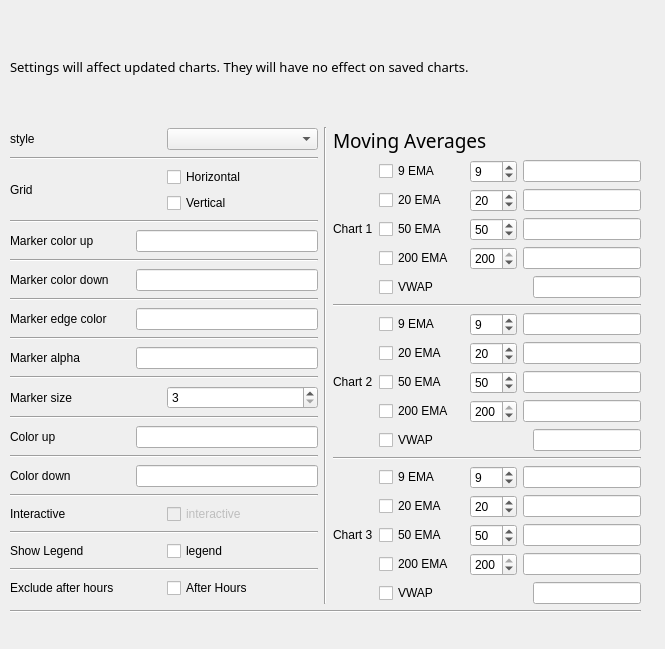
<?xml version="1.0" encoding="UTF-8"?>
<ui version="4.0">
 <class>Form</class>
 <widget class="QWidget" name="Form">
  <property name="geometry">
   <rect>
    <x>0</x>
    <y>0</y>
    <width>665</width>
    <height>649</height>
   </rect>
  </property>
  <property name="windowTitle">
   <string>Chart Configuration</string>
  </property>
  <property name="windowIcon">
   <iconset>
    <normaloff>../images/ZSLogo.png</normaloff>../images/ZSLogo.png</iconset>
  </property>
  <widget class="Line" name="line_15">
   <property name="geometry">
    <rect>
     <x>40</x>
     <y>1190</y>
     <width>265</width>
     <height>16</height>
    </rect>
   </property>
   <property name="orientation">
    <enum>Qt::Horizontal</enum>
   </property>
  </widget>
  <widget class="QWidget" name="layoutWidget">
   <property name="geometry">
    <rect>
     <x>10</x>
     <y>12</y>
     <width>631</width>
     <height>601</height>
    </rect>
   </property>
   <layout class="QVBoxLayout" name="verticalLayout_10">
    <item>
     <layout class="QVBoxLayout" name="verticalLayout_8">
      <item>
       <widget class="QLabel" name="label_13">
        <property name="sizePolicy">
         <sizepolicy hsizetype="Preferred" vsizetype="Minimum">
          <horstretch>0</horstretch>
          <verstretch>0</verstretch>
         </sizepolicy>
        </property>
        <property name="font">
         <font>
          <family>Arial Rounded MT Bold</family>
          <pointsize>10</pointsize>
         </font>
        </property>
        <property name="text">
         <string>Settings will affect updated charts. They will have no effect on saved charts.</string>
        </property>
       </widget>
      </item>
     </layout>
    </item>
    <item>
     <layout class="QHBoxLayout" name="horizontalLayout_32">
      <item>
       <layout class="QVBoxLayout" name="verticalLayout_7">
        <item>
         <layout class="QHBoxLayout" name="horizontalLayout_29">
          <item>
           <widget class="QLabel" name="label">
            <property name="text">
             <string>style</string>
            </property>
           </widget>
          </item>
          <item>
           <widget class="QComboBox" name="styleCb"/>
          </item>
         </layout>
        </item>
        <item>
         <widget class="Line" name="line_4">
          <property name="orientation">
           <enum>Qt::Horizontal</enum>
          </property>
         </widget>
        </item>
        <item>
         <layout class="QHBoxLayout" name="horizontalLayout_28">
          <item>
           <widget class="QLabel" name="label_8">
            <property name="text">
             <string>Grid</string>
            </property>
           </widget>
          </item>
          <item>
           <layout class="QVBoxLayout" name="verticalLayout_6">
            <item>
             <widget class="QCheckBox" name="gridhCb">
              <property name="text">
               <string>Horizontal</string>
              </property>
             </widget>
            </item>
            <item>
             <widget class="QCheckBox" name="gridvCb">
              <property name="text">
               <string>Vertical</string>
              </property>
             </widget>
            </item>
           </layout>
          </item>
         </layout>
        </item>
        <item>
         <widget class="Line" name="line_5">
          <property name="orientation">
           <enum>Qt::Horizontal</enum>
          </property>
         </widget>
        </item>
        <item>
         <layout class="QHBoxLayout" name="horizontalLayout_27">
          <item>
           <widget class="QLabel" name="label_2">
            <property name="sizePolicy">
             <sizepolicy hsizetype="Fixed" vsizetype="Preferred">
              <horstretch>0</horstretch>
              <verstretch>0</verstretch>
             </sizepolicy>
            </property>
            <property name="minimumSize">
             <size>
              <width>120</width>
              <height>0</height>
             </size>
            </property>
            <property name="maximumSize">
             <size>
              <width>120</width>
              <height>16777215</height>
             </size>
            </property>
            <property name="text">
             <string>Marker color up</string>
            </property>
           </widget>
          </item>
          <item>
           <widget class="QLineEdit" name="markerColorUp"/>
          </item>
         </layout>
        </item>
        <item>
         <widget class="Line" name="line_12">
          <property name="orientation">
           <enum>Qt::Horizontal</enum>
          </property>
         </widget>
        </item>
        <item>
         <layout class="QHBoxLayout" name="horizontalLayout_26">
          <item>
           <widget class="QLabel" name="label_14">
            <property name="sizePolicy">
             <sizepolicy hsizetype="Fixed" vsizetype="Preferred">
              <horstretch>0</horstretch>
              <verstretch>0</verstretch>
             </sizepolicy>
            </property>
            <property name="minimumSize">
             <size>
              <width>120</width>
              <height>0</height>
             </size>
            </property>
            <property name="maximumSize">
             <size>
              <width>120</width>
              <height>16777215</height>
             </size>
            </property>
            <property name="text">
             <string>Marker color down</string>
            </property>
           </widget>
          </item>
          <item>
           <widget class="QLineEdit" name="markerColorDown"/>
          </item>
         </layout>
        </item>
        <item>
         <widget class="Line" name="line_6">
          <property name="orientation">
           <enum>Qt::Horizontal</enum>
          </property>
         </widget>
        </item>
        <item>
         <layout class="QHBoxLayout" name="horizontalLayout_25">
          <item>
           <widget class="QLabel" name="label_3">
            <property name="sizePolicy">
             <sizepolicy hsizetype="Fixed" vsizetype="Preferred">
              <horstretch>0</horstretch>
              <verstretch>0</verstretch>
             </sizepolicy>
            </property>
            <property name="minimumSize">
             <size>
              <width>120</width>
              <height>0</height>
             </size>
            </property>
            <property name="maximumSize">
             <size>
              <width>120</width>
              <height>16777215</height>
             </size>
            </property>
            <property name="text">
             <string>Marker edge color</string>
            </property>
           </widget>
          </item>
          <item>
           <widget class="QLineEdit" name="markerEdgeColor"/>
          </item>
         </layout>
        </item>
        <item>
         <widget class="Line" name="line_7">
          <property name="orientation">
           <enum>Qt::Horizontal</enum>
          </property>
         </widget>
        </item>
        <item>
         <layout class="QHBoxLayout" name="horizontalLayout_24">
          <item>
           <widget class="QLabel" name="label_4">
            <property name="sizePolicy">
             <sizepolicy hsizetype="Fixed" vsizetype="Preferred">
              <horstretch>0</horstretch>
              <verstretch>0</verstretch>
             </sizepolicy>
            </property>
            <property name="minimumSize">
             <size>
              <width>120</width>
              <height>0</height>
             </size>
            </property>
            <property name="maximumSize">
             <size>
              <width>120</width>
              <height>16777215</height>
             </size>
            </property>
            <property name="text">
             <string>Marker alpha</string>
            </property>
           </widget>
          </item>
          <item>
           <widget class="QLineEdit" name="markerAlpha">
            <property name="toolTip">
             <string>&lt;html&gt;&lt;head/&gt;&lt;body&gt;&lt;p&gt;Values between 0 and 1&lt;/p&gt;&lt;/body&gt;&lt;/html&gt;</string>
            </property>
           </widget>
          </item>
         </layout>
        </item>
        <item>
         <widget class="Line" name="line_13">
          <property name="orientation">
           <enum>Qt::Horizontal</enum>
          </property>
         </widget>
        </item>
        <item>
         <layout class="QHBoxLayout" name="horizontalLayout_23">
          <item>
           <widget class="QLabel" name="label_15">
            <property name="text">
             <string>Marker size</string>
            </property>
           </widget>
          </item>
          <item>
           <widget class="QSpinBox" name="markerSize">
            <property name="minimum">
             <number>3</number>
            </property>
            <property name="maximum">
             <number>200</number>
            </property>
           </widget>
          </item>
         </layout>
        </item>
        <item>
         <widget class="Line" name="line_8">
          <property name="orientation">
           <enum>Qt::Horizontal</enum>
          </property>
         </widget>
        </item>
        <item>
         <layout class="QHBoxLayout" name="horizontalLayout_22">
          <item>
           <widget class="QLabel" name="label_6">
            <property name="sizePolicy">
             <sizepolicy hsizetype="Fixed" vsizetype="Preferred">
              <horstretch>0</horstretch>
              <verstretch>0</verstretch>
             </sizepolicy>
            </property>
            <property name="minimumSize">
             <size>
              <width>120</width>
              <height>0</height>
             </size>
            </property>
            <property name="maximumSize">
             <size>
              <width>120</width>
              <height>16777215</height>
             </size>
            </property>
            <property name="text">
             <string>Color up</string>
            </property>
           </widget>
          </item>
          <item>
           <widget class="QLineEdit" name="colorUp"/>
          </item>
         </layout>
        </item>
        <item>
         <widget class="Line" name="line_9">
          <property name="orientation">
           <enum>Qt::Horizontal</enum>
          </property>
         </widget>
        </item>
        <item>
         <layout class="QHBoxLayout" name="horizontalLayout_21">
          <item>
           <widget class="QLabel" name="label_7">
            <property name="sizePolicy">
             <sizepolicy hsizetype="Fixed" vsizetype="Preferred">
              <horstretch>0</horstretch>
              <verstretch>0</verstretch>
             </sizepolicy>
            </property>
            <property name="minimumSize">
             <size>
              <width>120</width>
              <height>0</height>
             </size>
            </property>
            <property name="maximumSize">
             <size>
              <width>120</width>
              <height>16777215</height>
             </size>
            </property>
            <property name="text">
             <string>Color down</string>
            </property>
           </widget>
          </item>
          <item>
           <widget class="QLineEdit" name="colorDown"/>
          </item>
         </layout>
        </item>
        <item>
         <widget class="Line" name="line_10">
          <property name="orientation">
           <enum>Qt::Horizontal</enum>
          </property>
         </widget>
        </item>
        <item>
         <layout class="QHBoxLayout" name="horizontalLayout_20">
          <item>
           <widget class="QLabel" name="label_9">
            <property name="toolTip">
             <string>&lt;html&gt;&lt;head/&gt;&lt;body&gt;&lt;p&gt;&lt;span style=&quot; font-size:10pt; color:#ff0000;&quot;&gt;Disabled, currently the matplotlib back end to qt (QtAgg) freezes the app when its run interactively. Leave it here till its fixed or the reason is known. (thread related?) &lt;/span&gt;&lt;/p&gt;&lt;/body&gt;&lt;/html&gt;</string>
            </property>
            <property name="text">
             <string>Interactive</string>
            </property>
           </widget>
          </item>
          <item>
           <widget class="QCheckBox" name="interactiveCb">
            <property name="enabled">
             <bool>false</bool>
            </property>
            <property name="text">
             <string>interactive</string>
            </property>
           </widget>
          </item>
         </layout>
        </item>
        <item>
         <widget class="Line" name="line_14">
          <property name="orientation">
           <enum>Qt::Horizontal</enum>
          </property>
         </widget>
        </item>
        <item>
         <layout class="QHBoxLayout" name="horizontalLayout_19">
          <item>
           <widget class="QLabel" name="label_17">
            <property name="toolTip">
             <string>&lt;html&gt;&lt;head/&gt;&lt;body&gt;&lt;p&gt;&lt;br/&gt;&lt;/p&gt;&lt;/body&gt;&lt;/html&gt;</string>
            </property>
            <property name="text">
             <string>Show Legend</string>
            </property>
           </widget>
          </item>
          <item>
           <widget class="QCheckBox" name="showLegendCb">
            <property name="toolTip">
             <string>&lt;html&gt;&lt;head/&gt;&lt;body&gt;&lt;p&gt;&lt;span style=&quot; font-size:10pt; color:#ff0000;&quot;&gt;Disabled, currently the qt back end to matplotlibis freezes the program when its run interactively.  Leave it here till its fixed or I figure out why&lt;/span&gt;&lt;/p&gt;&lt;/body&gt;&lt;/html&gt;</string>
            </property>
            <property name="text">
             <string>legend</string>
            </property>
           </widget>
          </item>
         </layout>
        </item>
        <item>
         <widget class="Line" name="line_16">
          <property name="orientation">
           <enum>Qt::Horizontal</enum>
          </property>
         </widget>
        </item>
        <item>
         <layout class="QHBoxLayout" name="horizontalLayout_31">
          <item>
           <widget class="QLabel" name="label_19">
            <property name="text">
             <string>Exclude after hours</string>
            </property>
           </widget>
          </item>
          <item>
           <widget class="QCheckBox" name="excluedAfterHoursCb">
            <property name="text">
             <string>After Hours</string>
            </property>
           </widget>
          </item>
         </layout>
        </item>
       </layout>
      </item>
      <item>
       <widget class="Line" name="line_3">
        <property name="orientation">
         <enum>Qt::Vertical</enum>
        </property>
       </widget>
      </item>
      <item>
       <layout class="QVBoxLayout" name="verticalLayout_9">
        <item>
         <layout class="QVBoxLayout" name="verticalLayout_4">
          <item>
           <widget class="QLabel" name="label_5">
            <property name="font">
             <font>
              <family>Arial Rounded MT Bold</family>
              <pointsize>14</pointsize>
             </font>
            </property>
            <property name="text">
             <string>Moving Averages</string>
            </property>
           </widget>
          </item>
         </layout>
        </item>
        <item>
         <layout class="QHBoxLayout" name="horizontalLayout_18">
          <item>
           <widget class="QLabel" name="label_10">
            <property name="text">
             <string>Chart 1</string>
            </property>
           </widget>
          </item>
          <item>
           <layout class="QVBoxLayout" name="verticalLayout_3">
            <item>
             <layout class="QHBoxLayout" name="horizontalLayout">
              <item>
               <widget class="QCheckBox" name="chart1MA1">
                <property name="sizePolicy">
                 <sizepolicy hsizetype="Fixed" vsizetype="Fixed">
                  <horstretch>0</horstretch>
                  <verstretch>0</verstretch>
                 </sizepolicy>
                </property>
                <property name="minimumSize">
                 <size>
                  <width>85</width>
                  <height>0</height>
                 </size>
                </property>
                <property name="maximumSize">
                 <size>
                  <width>85</width>
                  <height>16777215</height>
                 </size>
                </property>
                <property name="text">
                 <string>9 EMA</string>
                </property>
               </widget>
              </item>
              <item>
               <widget class="QSpinBox" name="chart1MA1Spin">
                <property name="minimum">
                 <number>5</number>
                </property>
                <property name="maximum">
                 <number>200</number>
                </property>
                <property name="value">
                 <number>9</number>
                </property>
               </widget>
              </item>
              <item>
               <widget class="QLineEdit" name="chart1MA1Color"/>
              </item>
             </layout>
            </item>
            <item>
             <layout class="QHBoxLayout" name="horizontalLayout_2">
              <item>
               <widget class="QCheckBox" name="chart1MA2">
                <property name="sizePolicy">
                 <sizepolicy hsizetype="Fixed" vsizetype="Fixed">
                  <horstretch>0</horstretch>
                  <verstretch>0</verstretch>
                 </sizepolicy>
                </property>
                <property name="minimumSize">
                 <size>
                  <width>85</width>
                  <height>0</height>
                 </size>
                </property>
                <property name="maximumSize">
                 <size>
                  <width>85</width>
                  <height>16777215</height>
                 </size>
                </property>
                <property name="text">
                 <string>20 EMA</string>
                </property>
               </widget>
              </item>
              <item>
               <widget class="QSpinBox" name="chart1MA2Spin">
                <property name="minimum">
                 <number>5</number>
                </property>
                <property name="maximum">
                 <number>200</number>
                </property>
                <property name="value">
                 <number>20</number>
                </property>
               </widget>
              </item>
              <item>
               <widget class="QLineEdit" name="chart1MA2Color"/>
              </item>
             </layout>
            </item>
            <item>
             <layout class="QHBoxLayout" name="horizontalLayout_3">
              <item>
               <widget class="QCheckBox" name="chart1MA3">
                <property name="sizePolicy">
                 <sizepolicy hsizetype="Fixed" vsizetype="Fixed">
                  <horstretch>0</horstretch>
                  <verstretch>0</verstretch>
                 </sizepolicy>
                </property>
                <property name="minimumSize">
                 <size>
                  <width>85</width>
                  <height>0</height>
                 </size>
                </property>
                <property name="maximumSize">
                 <size>
                  <width>85</width>
                  <height>16777215</height>
                 </size>
                </property>
                <property name="text">
                 <string>50 EMA</string>
                </property>
               </widget>
              </item>
              <item>
               <widget class="QSpinBox" name="chart1MA3Spin">
                <property name="minimum">
                 <number>5</number>
                </property>
                <property name="maximum">
                 <number>200</number>
                </property>
                <property name="value">
                 <number>50</number>
                </property>
               </widget>
              </item>
              <item>
               <widget class="QLineEdit" name="chart1MA3Color"/>
              </item>
             </layout>
            </item>
            <item>
             <layout class="QHBoxLayout" name="horizontalLayout_4">
              <item>
               <widget class="QCheckBox" name="chart1MA4">
                <property name="sizePolicy">
                 <sizepolicy hsizetype="Fixed" vsizetype="Fixed">
                  <horstretch>0</horstretch>
                  <verstretch>0</verstretch>
                 </sizepolicy>
                </property>
                <property name="minimumSize">
                 <size>
                  <width>85</width>
                  <height>0</height>
                 </size>
                </property>
                <property name="maximumSize">
                 <size>
                  <width>85</width>
                  <height>16777215</height>
                 </size>
                </property>
                <property name="text">
                 <string>200 EMA</string>
                </property>
               </widget>
              </item>
              <item>
               <widget class="QSpinBox" name="chart1MA4Spin">
                <property name="minimum">
                 <number>5</number>
                </property>
                <property name="maximum">
                 <number>200</number>
                </property>
                <property name="value">
                 <number>200</number>
                </property>
               </widget>
              </item>
              <item>
               <widget class="QLineEdit" name="chart1MA4Color"/>
              </item>
             </layout>
            </item>
            <item>
             <layout class="QHBoxLayout" name="horizontalLayout_5">
              <item>
               <widget class="QCheckBox" name="chart1VWAP">
                <property name="text">
                 <string>VWAP</string>
                </property>
               </widget>
              </item>
              <item>
               <spacer name="horizontalSpacer">
                <property name="orientation">
                 <enum>Qt::Horizontal</enum>
                </property>
                <property name="sizeHint" stdset="0">
                 <size>
                  <width>58</width>
                  <height>20</height>
                 </size>
                </property>
               </spacer>
              </item>
              <item>
               <widget class="QLineEdit" name="chart1VWAPColor"/>
              </item>
             </layout>
            </item>
           </layout>
          </item>
         </layout>
        </item>
        <item>
         <widget class="Line" name="line">
          <property name="orientation">
           <enum>Qt::Horizontal</enum>
          </property>
         </widget>
        </item>
        <item>
         <layout class="QHBoxLayout" name="horizontalLayout_17">
          <item>
           <widget class="QLabel" name="label_11">
            <property name="text">
             <string>Chart 2</string>
            </property>
           </widget>
          </item>
          <item>
           <layout class="QVBoxLayout" name="verticalLayout_2">
            <item>
             <layout class="QHBoxLayout" name="horizontalLayout_6">
              <item>
               <widget class="QCheckBox" name="chart2MA1">
                <property name="sizePolicy">
                 <sizepolicy hsizetype="Fixed" vsizetype="Fixed">
                  <horstretch>0</horstretch>
                  <verstretch>0</verstretch>
                 </sizepolicy>
                </property>
                <property name="minimumSize">
                 <size>
                  <width>85</width>
                  <height>0</height>
                 </size>
                </property>
                <property name="maximumSize">
                 <size>
                  <width>85</width>
                  <height>16777215</height>
                 </size>
                </property>
                <property name="text">
                 <string>9 EMA</string>
                </property>
               </widget>
              </item>
              <item>
               <widget class="QSpinBox" name="chart2MA1Spin">
                <property name="minimum">
                 <number>5</number>
                </property>
                <property name="maximum">
                 <number>200</number>
                </property>
                <property name="value">
                 <number>9</number>
                </property>
               </widget>
              </item>
              <item>
               <widget class="QLineEdit" name="chart2MA1Color"/>
              </item>
             </layout>
            </item>
            <item>
             <layout class="QHBoxLayout" name="horizontalLayout_7">
              <item>
               <widget class="QCheckBox" name="chart2MA2">
                <property name="sizePolicy">
                 <sizepolicy hsizetype="Fixed" vsizetype="Fixed">
                  <horstretch>0</horstretch>
                  <verstretch>0</verstretch>
                 </sizepolicy>
                </property>
                <property name="minimumSize">
                 <size>
                  <width>85</width>
                  <height>0</height>
                 </size>
                </property>
                <property name="maximumSize">
                 <size>
                  <width>85</width>
                  <height>16777215</height>
                 </size>
                </property>
                <property name="text">
                 <string>20 EMA</string>
                </property>
               </widget>
              </item>
              <item>
               <widget class="QSpinBox" name="chart2MA2Spin">
                <property name="minimum">
                 <number>5</number>
                </property>
                <property name="maximum">
                 <number>200</number>
                </property>
                <property name="value">
                 <number>20</number>
                </property>
               </widget>
              </item>
              <item>
               <widget class="QLineEdit" name="chart2MA2Color"/>
              </item>
             </layout>
            </item>
            <item>
             <layout class="QHBoxLayout" name="horizontalLayout_8">
              <item>
               <widget class="QCheckBox" name="chart2MA3">
                <property name="sizePolicy">
                 <sizepolicy hsizetype="Fixed" vsizetype="Fixed">
                  <horstretch>0</horstretch>
                  <verstretch>0</verstretch>
                 </sizepolicy>
                </property>
                <property name="minimumSize">
                 <size>
                  <width>85</width>
                  <height>0</height>
                 </size>
                </property>
                <property name="maximumSize">
                 <size>
                  <width>85</width>
                  <height>16777215</height>
                 </size>
                </property>
                <property name="text">
                 <string>50 EMA</string>
                </property>
               </widget>
              </item>
              <item>
               <widget class="QSpinBox" name="chart2MA3Spin">
                <property name="minimum">
                 <number>5</number>
                </property>
                <property name="maximum">
                 <number>200</number>
                </property>
                <property name="value">
                 <number>50</number>
                </property>
               </widget>
              </item>
              <item>
               <widget class="QLineEdit" name="chart2MA3Color"/>
              </item>
             </layout>
            </item>
            <item>
             <layout class="QHBoxLayout" name="horizontalLayout_9">
              <item>
               <widget class="QCheckBox" name="chart2MA4">
                <property name="sizePolicy">
                 <sizepolicy hsizetype="Fixed" vsizetype="Fixed">
                  <horstretch>0</horstretch>
                  <verstretch>0</verstretch>
                 </sizepolicy>
                </property>
                <property name="minimumSize">
                 <size>
                  <width>85</width>
                  <height>0</height>
                 </size>
                </property>
                <property name="maximumSize">
                 <size>
                  <width>85</width>
                  <height>16777215</height>
                 </size>
                </property>
                <property name="text">
                 <string>200 EMA</string>
                </property>
               </widget>
              </item>
              <item>
               <widget class="QSpinBox" name="chart2MA4Spin">
                <property name="minimum">
                 <number>5</number>
                </property>
                <property name="maximum">
                 <number>200</number>
                </property>
                <property name="value">
                 <number>200</number>
                </property>
               </widget>
              </item>
              <item>
               <widget class="QLineEdit" name="chart2MA4Color"/>
              </item>
             </layout>
            </item>
            <item>
             <layout class="QHBoxLayout" name="horizontalLayout_10">
              <item>
               <widget class="QCheckBox" name="chart2VWAP">
                <property name="text">
                 <string>VWAP</string>
                </property>
               </widget>
              </item>
              <item>
               <spacer name="horizontalSpacer_2">
                <property name="orientation">
                 <enum>Qt::Horizontal</enum>
                </property>
                <property name="sizeHint" stdset="0">
                 <size>
                  <width>58</width>
                  <height>20</height>
                 </size>
                </property>
               </spacer>
              </item>
              <item>
               <widget class="QLineEdit" name="chart2VWAPColor"/>
              </item>
             </layout>
            </item>
           </layout>
          </item>
         </layout>
        </item>
        <item>
         <widget class="Line" name="line_2">
          <property name="orientation">
           <enum>Qt::Horizontal</enum>
          </property>
         </widget>
        </item>
        <item>
         <layout class="QHBoxLayout" name="horizontalLayout_16">
          <item>
           <layout class="QVBoxLayout" name="verticalLayout_5">
            <item>
             <widget class="QLabel" name="label_12">
              <property name="sizePolicy">
               <sizepolicy hsizetype="Preferred" vsizetype="Preferred">
                <horstretch>0</horstretch>
                <verstretch>0</verstretch>
               </sizepolicy>
              </property>
              <property name="text">
               <string>Chart 3</string>
              </property>
             </widget>
            </item>
           </layout>
          </item>
          <item>
           <layout class="QVBoxLayout" name="verticalLayout">
            <item>
             <layout class="QHBoxLayout" name="horizontalLayout_11">
              <item>
               <widget class="QCheckBox" name="chart3MA1">
                <property name="sizePolicy">
                 <sizepolicy hsizetype="Fixed" vsizetype="Fixed">
                  <horstretch>0</horstretch>
                  <verstretch>0</verstretch>
                 </sizepolicy>
                </property>
                <property name="minimumSize">
                 <size>
                  <width>85</width>
                  <height>0</height>
                 </size>
                </property>
                <property name="maximumSize">
                 <size>
                  <width>85</width>
                  <height>16777215</height>
                 </size>
                </property>
                <property name="text">
                 <string>9 EMA</string>
                </property>
               </widget>
              </item>
              <item>
               <widget class="QSpinBox" name="chart3MA1Spin">
                <property name="minimum">
                 <number>5</number>
                </property>
                <property name="maximum">
                 <number>200</number>
                </property>
                <property name="value">
                 <number>9</number>
                </property>
               </widget>
              </item>
              <item>
               <widget class="QLineEdit" name="chart3MA1Color"/>
              </item>
             </layout>
            </item>
            <item>
             <layout class="QHBoxLayout" name="horizontalLayout_12">
              <item>
               <widget class="QCheckBox" name="chart3MA2">
                <property name="sizePolicy">
                 <sizepolicy hsizetype="Fixed" vsizetype="Fixed">
                  <horstretch>0</horstretch>
                  <verstretch>0</verstretch>
                 </sizepolicy>
                </property>
                <property name="minimumSize">
                 <size>
                  <width>85</width>
                  <height>0</height>
                 </size>
                </property>
                <property name="maximumSize">
                 <size>
                  <width>85</width>
                  <height>16777215</height>
                 </size>
                </property>
                <property name="text">
                 <string>20 EMA</string>
                </property>
               </widget>
              </item>
              <item>
               <widget class="QSpinBox" name="chart3MA2Spin">
                <property name="minimum">
                 <number>5</number>
                </property>
                <property name="maximum">
                 <number>200</number>
                </property>
                <property name="value">
                 <number>20</number>
                </property>
               </widget>
              </item>
              <item>
               <widget class="QLineEdit" name="chart3MA2Color"/>
              </item>
             </layout>
            </item>
            <item>
             <layout class="QHBoxLayout" name="horizontalLayout_13">
              <item>
               <widget class="QCheckBox" name="chart3MA3">
                <property name="sizePolicy">
                 <sizepolicy hsizetype="Fixed" vsizetype="Fixed">
                  <horstretch>0</horstretch>
                  <verstretch>0</verstretch>
                 </sizepolicy>
                </property>
                <property name="minimumSize">
                 <size>
                  <width>85</width>
                  <height>0</height>
                 </size>
                </property>
                <property name="maximumSize">
                 <size>
                  <width>85</width>
                  <height>16777215</height>
                 </size>
                </property>
                <property name="text">
                 <string>50 EMA</string>
                </property>
               </widget>
              </item>
              <item>
               <widget class="QSpinBox" name="chart3MA3Spin">
                <property name="minimum">
                 <number>5</number>
                </property>
                <property name="maximum">
                 <number>200</number>
                </property>
                <property name="value">
                 <number>50</number>
                </property>
               </widget>
              </item>
              <item>
               <widget class="QLineEdit" name="chart3MA3Color"/>
              </item>
             </layout>
            </item>
            <item>
             <layout class="QHBoxLayout" name="horizontalLayout_14">
              <item>
               <widget class="QCheckBox" name="chart3MA4">
                <property name="sizePolicy">
                 <sizepolicy hsizetype="Fixed" vsizetype="Fixed">
                  <horstretch>0</horstretch>
                  <verstretch>0</verstretch>
                 </sizepolicy>
                </property>
                <property name="minimumSize">
                 <size>
                  <width>85</width>
                  <height>0</height>
                 </size>
                </property>
                <property name="maximumSize">
                 <size>
                  <width>85</width>
                  <height>16777215</height>
                 </size>
                </property>
                <property name="text">
                 <string>200 EMA</string>
                </property>
               </widget>
              </item>
              <item>
               <widget class="QSpinBox" name="chart3MA4Spin">
                <property name="minimum">
                 <number>5</number>
                </property>
                <property name="maximum">
                 <number>200</number>
                </property>
                <property name="value">
                 <number>200</number>
                </property>
               </widget>
              </item>
              <item>
               <widget class="QLineEdit" name="chart3MA4Color"/>
              </item>
             </layout>
            </item>
            <item>
             <layout class="QHBoxLayout" name="horizontalLayout_15">
              <item>
               <widget class="QCheckBox" name="chart3VWAP">
                <property name="text">
                 <string>VWAP</string>
                </property>
               </widget>
              </item>
              <item>
               <spacer name="horizontalSpacer_3">
                <property name="orientation">
                 <enum>Qt::Horizontal</enum>
                </property>
                <property name="sizeHint" stdset="0">
                 <size>
                  <width>58</width>
                  <height>20</height>
                 </size>
                </property>
               </spacer>
              </item>
              <item>
               <widget class="QLineEdit" name="chart3VWAPColor"/>
              </item>
             </layout>
            </item>
           </layout>
          </item>
         </layout>
        </item>
       </layout>
      </item>
     </layout>
    </item>
    <item>
     <widget class="Line" name="line_11">
      <property name="orientation">
       <enum>Qt::Horizontal</enum>
      </property>
     </widget>
    </item>
   </layout>
  </widget>
 </widget>
 <resources/>
 <connections/>
</ui>
